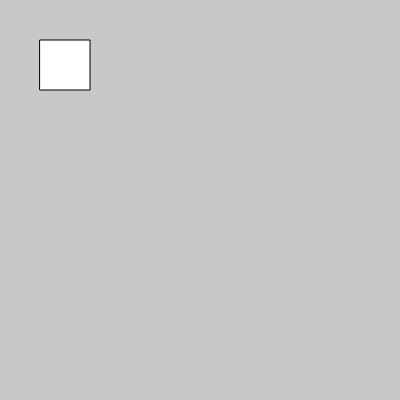
Frame 1 (no input)
Frame 60 (no input): identical to frame 1, image omitted
Frame 120 (the mouse pressed at the canvas centre since frame 60): identical to frame 1, image omitted

The p5.js sketch that drew this single still picture (run headless with seeded random() and noise() and a simulated clock; from frame 60 on, the mouse is pressed at the canvas centre):

// p5.js sketch
// ── sketch.js
function setup() {
	createCanvas(400,400)
}

function draw() {
	background(200);
	rect(40,40,50,50)
}
